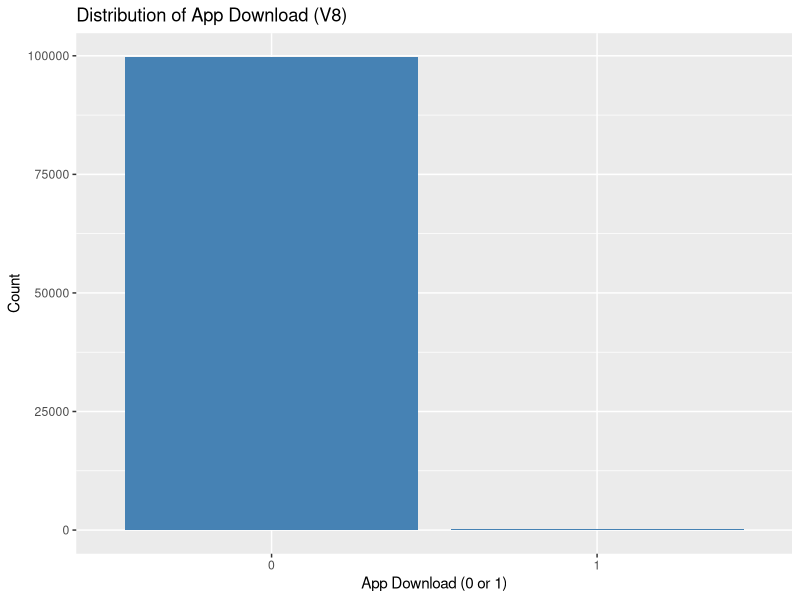
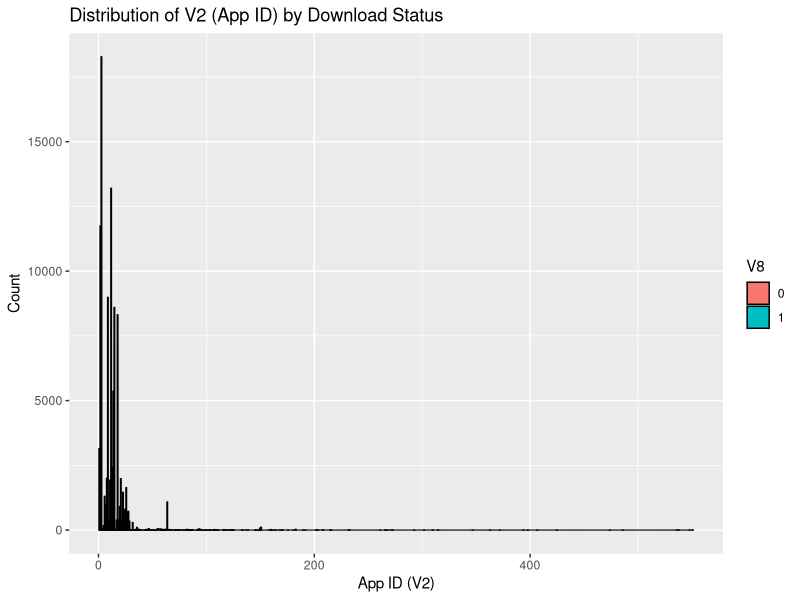

Write R code to recreate these figures, in order. (Note: this script raises an error after producing the figures.)
library(tidyverse)
library(randomForest)
library(ggplot2)
library(pROC)
library(caret)

set.seed(555)

data <- read.csv("data.csv", sep=",", header=FALSE)

colnames(data) <- c("V1", "V2", "V3", "V4", "V5", "V6", "V7", "V8")

head(data)

summary(data)

colSums(is.na(data))

# Convert target variable V8 to factor (binary classification)
data$V8 <- as.factor(data$V8)

# Split the data into 50% training and 50% testing
trainIndex <- createDataPartition(data$V8, p = 0.5, list = FALSE)
trainData <- data[trainIndex, ]
testData <- data[-trainIndex, ]

# Pre-forest: Visualize distribution of target variable
ggplot(data, aes(x = V8)) + 
  geom_bar(fill = "steelblue") +
  labs(title = "Distribution of App Download (V8)", x = "App Download (0 or 1)", y = "Count")

# Pre-forest: Visualize distribution of a feature (e.g., V2)
ggplot(data, aes(x = V2, fill = V8)) + 
  geom_histogram(binwidth = 1, color = "black", position = "dodge") +
  labs(title = "Distribution of V2 (App ID) by Download Status", x = "App ID (V2)", y = "Count")

# Build the random forest model
rf_model <- randomForest(V8 ~ V1 + V2 + V3 + V4 + V5, data = trainData)

# Print model summary
print(rf_model)

# Post-forest: Plot feature importance
importance <- importance(rf_model)
varImpPlot(rf_model, main = "Variable Importance")

# Make predictions on the test set
predictions <- predict(rf_model, testData)

# Post-forest: Confusion matrix
conf_matrix <- confusionMatrix(predictions, testData$V8)
print(conf_matrix)

# Post-forest: ROC curve
roc_curve <- roc(testData$V8, as.numeric(predictions))
plot(roc_curve, col = "blue", main = "ROC Curve for Random Forest Model")
auc_value <- auc(roc_curve)
cat("AUC:", auc_value, "\n")